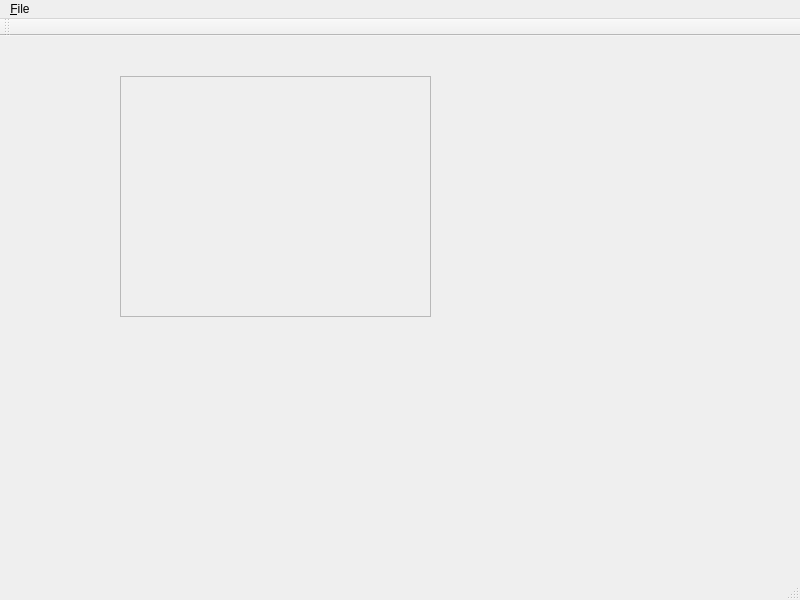
<?xml version="1.0" encoding="UTF-8"?>
<ui version="4.0">
 <class>MainWindow</class>
 <widget class="QMainWindow" name="MainWindow">
  <property name="geometry">
   <rect>
    <x>0</x>
    <y>0</y>
    <width>800</width>
    <height>600</height>
   </rect>
  </property>
  <property name="windowTitle">
   <string>MainWindow</string>
  </property>
  <widget class="QWidget" name="centralWidget">
   <widget class="QScrollArea" name="scrollArea">
    <property name="geometry">
     <rect>
      <x>120</x>
      <y>40</y>
      <width>311</width>
      <height>241</height>
     </rect>
    </property>
    <property name="widgetResizable">
     <bool>true</bool>
    </property>
    <widget class="QWidget" name="scrollAreaWidgetContents">
     <property name="geometry">
      <rect>
       <x>0</x>
       <y>0</y>
       <width>309</width>
       <height>239</height>
      </rect>
     </property>
    </widget>
   </widget>
  </widget>
  <widget class="QMenuBar" name="menuBar">
   <property name="geometry">
    <rect>
     <x>0</x>
     <y>0</y>
     <width>800</width>
     <height>21</height>
    </rect>
   </property>
   <widget class="QMenu" name="menu_File">
    <property name="title">
     <string>&amp;File</string>
    </property>
    <addaction name="action_New"/>
    <addaction name="action_Open"/>
    <addaction name="action_Save"/>
    <addaction name="separator"/>
    <addaction name="action_exit"/>
   </widget>
   <addaction name="menu_File"/>
  </widget>
  <widget class="QToolBar" name="mainToolBar">
   <property name="minimumSize">
    <size>
     <width>0</width>
     <height>0</height>
    </size>
   </property>
   <property name="acceptDrops">
    <bool>true</bool>
   </property>
   <attribute name="toolBarArea">
    <enum>TopToolBarArea</enum>
   </attribute>
   <attribute name="toolBarBreak">
    <bool>false</bool>
   </attribute>
  </widget>
  <widget class="QStatusBar" name="statusBar"/>
  <action name="action_New">
   <property name="text">
    <string>&amp;New</string>
   </property>
  </action>
  <action name="action_Open">
   <property name="text">
    <string>&amp;Open</string>
   </property>
  </action>
  <action name="action_exit">
   <property name="text">
    <string>&amp;Exit</string>
   </property>
  </action>
  <action name="action_Save">
   <property name="text">
    <string>&amp;Save</string>
   </property>
  </action>
 </widget>
 <layoutdefault spacing="6" margin="11"/>
 <resources/>
 <connections/>
</ui>
